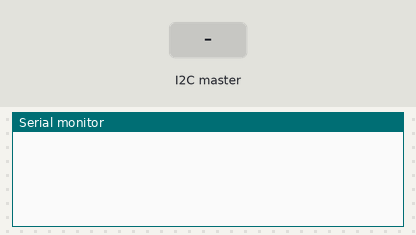
This sketch was run on a simulated Arduino Uno, built with avr-gcc and run on an emulated ATmega328P. Parts: the last lines printed to the serial monitor. The test bench sets the inputs (shaded band).

Above: at 1.2 s.
1.3 s: the I2C master sends the byte 1
At 2.0 s:
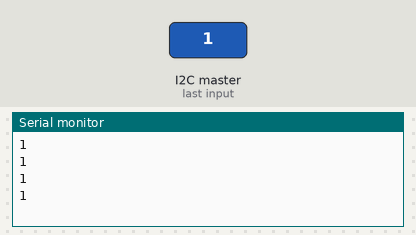
2.8 s: the I2C master sends the byte 90
At 3.2 s:
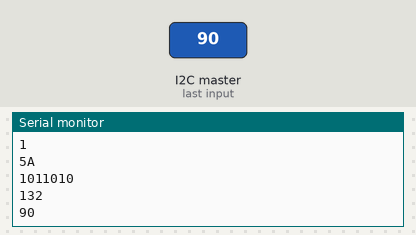
4.3 s: the I2C master sends the byte 200
At 5.6 s:
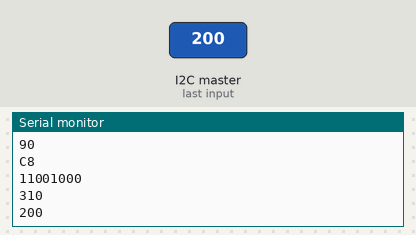
Timing chart, 0 to 7.3 s (numbered marks = the images above; inputs shaded):
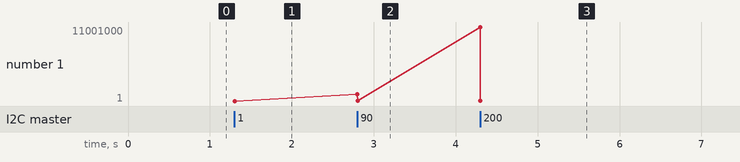

The sketch:

i2c_uart.ino
```cpp
//Codigo para testar a comunicação UART entre a GUI e o Arduino UNO (recebimento da string de movimentação)
#include <Wire.h>

void setup()
{
  Wire.begin(0x0A);
  Wire.onReceive(receiveEvent);
  digitalWrite(SCL, LOW);
  digitalWrite(SDA, LOW);
  Serial.begin(115200);
}

void loop() {
  if(Serial.available()){
   String mov_string = Serial.readString(); //arduino armazena string de movimento
  }
}


void receiveEvent(int numBytes)
{
  while (1 < Wire.available())
  {
    char td = Wire.read();
    Serial.print(td);
  }
  int valor = Wire.read();
  Serial.println("");
  Serial.println(valor, HEX);
  Serial.println(valor, BIN);
  Serial.println(valor, OCT);
  Serial.println(valor);
}
```

Measured:
- after the input at 1.3 s, the serial monitor: prints a new line at once (image 1)
- after the input at 2.8 s, the serial monitor: prints a new line at once (image 2)
- after the input at 4.3 s, the serial monitor: prints a new line at once (image 3)
- plotted number 1: 1 → 90 after the input at 2.8 s, 90 → 200 after the input at 4.3 s
